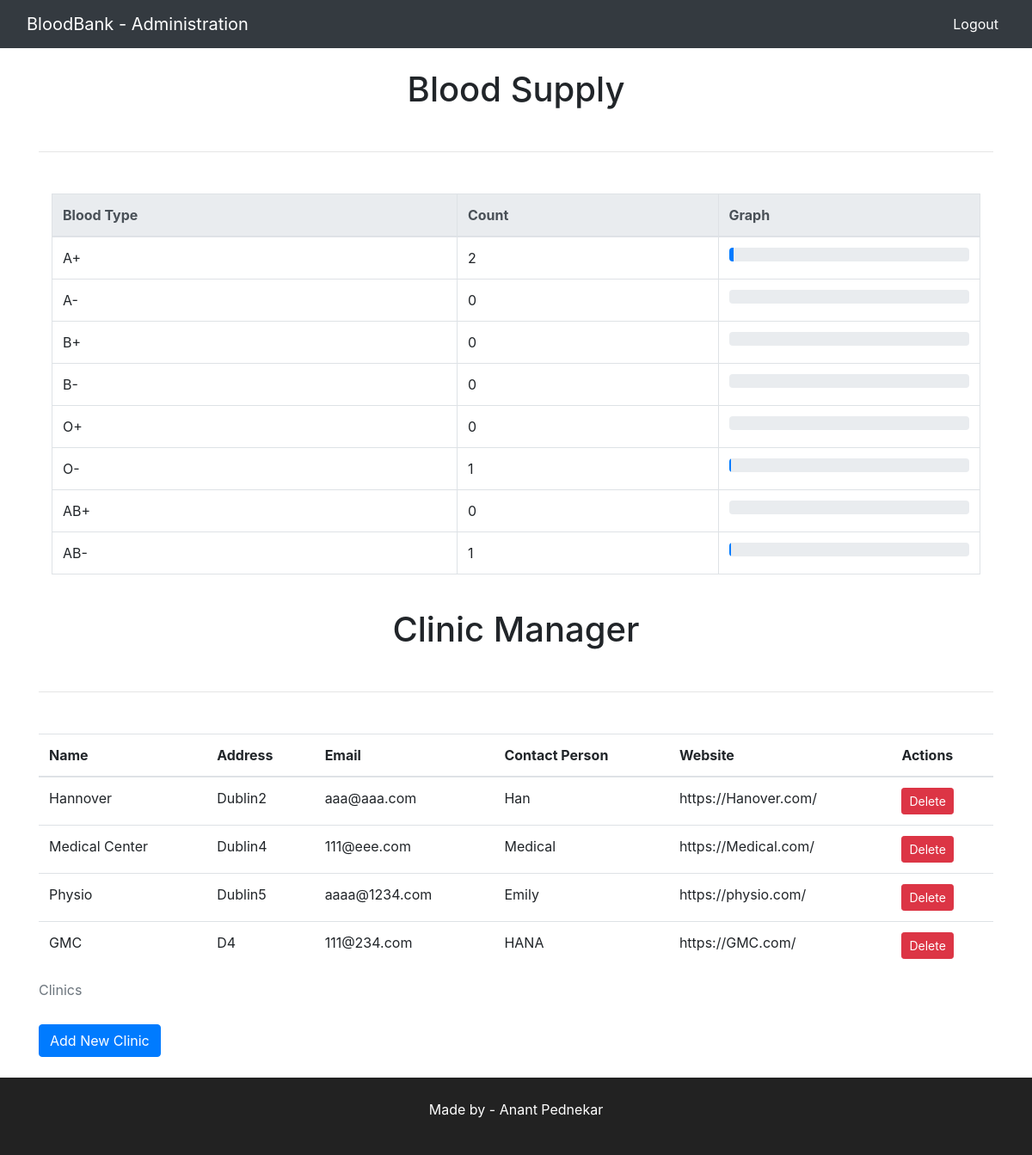
Screenshot of /admin_home/ (signed in) with the database file from the repository.
### admin_user/models.py (models this page shows, shortened)
class Clinic(models.Model):
    name = models.CharField(max_length=255)
    address = models.CharField(max_length=255)
    phone_number = models.CharField(max_length=20, validators=[AdminValidation.is_valid_phone])
    email = models.EmailField(validators=[AdminValidation.is_valid_email])
    contact_person = models.CharField(max_length=255)
    description = models.TextField()
    website = models.URLField()

### admin_user/views.py (the view)
# urls.py: path('admin_home/', views.admin_home, name='admin_home'),
@login_required
def admin_home(request):
    all_blood_types = ['A+', 'A-', 'B+', 'B-', 'O+', 'O-', 'AB+', 'AB-']
    blood_type_count = UserProfile.objects.filter(
        is_donor=True,
        user__appointment__is_donation=True,
        user__appointment__appointment_date__lt=timezone.now()
    ).values('blood_type').annotate(count=Count('blood_type'))
    blood_type_list = []
    for blood_type in all_blood_types:
        count = 0
        for bt in blood_type_count:
            if bt['blood_type'] == blood_type:
                count = bt['count']
                break
        blood_type_list.append({'blood_type': blood_type, 'count': count})
    clinics = Clinic.objects.all()
    return render(request, 'admin_user/admin_home.html', {'clinics': clinics, 'blood_type_count': blood_type_list})

### admin_user/templates/admin_user/admin_home.html
{% extends 'admin_user/base.html' %}
{% load bootstrap4%}
{% block content %}
<div class="container">
    <br>
  <h1 class="text-center mb-5"> Blood Supply</h1>
  <hr class="my-5">
  <div class="row">
      <div class="col-md-12">
        <div class="container">
          <table class="table table-bordered">
            <thead class="thead-light">
              <tr>
                <th>Blood Type</th>
                <th>Count</th>
                <th>Graph</th>
              </tr>
            </thead>
            <tbody>
              {% for bt in blood_type_count %}
              <tr>
                <td>{{ bt.blood_type }}</td>
                <td>{{ bt.count }}</td>
                <td>
                  <div class="progress">
                    <div class="progress-bar" role="progressbar" style="width: {{ bt.count }}%;" aria-valuenow="{{ bt.count }}" aria-valuemin="0" aria-valuemax="100"></div>
                  </div>
                </td>
              </tr>
              {% endfor %}
            </tbody>
          </table>
        </div>
      </div>
  </div>
    <br>
    <h1 class="text-center mb-5"> Clinic Manager</h1>
    <hr class="mb-5">
    <div class="row">
        <div class="col-md-12">
            <table class="table">
                <caption>Clinics</caption>
                <thead>
                    <tr>
                        <th>Name</th>
                        <th>Address</th>
                        <th>Email</th>
                        <th>Contact Person</th>
                        <th>Website</th>
                        <th>Actions</th>
                    </tr>
                </thead>
                <tbody>
                    {% for clinic in clinics %}
                        <tr>
                            <td>{{ clinic.name }}</td>
                            <td>{{ clinic.address }}</td>
                            <td>{{ clinic.email }}</td>
                            <td>{{ clinic.contact_person }}</td>
                            <td>{{ clinic.website }}</td>
                            <td>
                            <a href="{% url 'admin_user:clinic_delete' clinic.pk %}" class="btn btn-danger btn-sm" onclick="return confirm('Are you sure you want to delete this clinic?')">Delete</a>
                            </td>
                        </tr>
                    {% empty %}
                        <tr>
                            <td colspan="8">There are no clinics to display.</td>
                        </tr>
                    {% endfor %}
                </tbody>
            </table>
            <a href="{% url 'admin_user:create_clinic' %}" class="btn btn-primary">Add New Clinic</a>
        </div>
    </div>
</div>
{% endblock %}

### rows the page displays
Clinic: name "Hannover", address "Dublin2", email "aaa@aaa.com", contact_person "Han", website "https://Hanover.com/"
Clinic: name "Medical Center", address "Dublin4", email "111@eee.com", contact_person "Medical", website "https://Medical.com/"
Clinic: name "Physio", address "Dublin5", email "aaaa@1234.com", contact_person "Emily", website "https://physio.com/"
Clinic: name "GMC", address "D4", email "111@234.com", contact_person "HANA", website "https://GMC.com/"

### other values shown
{{ bt.blood_type }} "A+" "A-" "B+" "B-" "O+" "O-" "AB+" "AB-"
{{ bt.count }} "2" "0" "0" "0" "0" "1" "0" "1"
